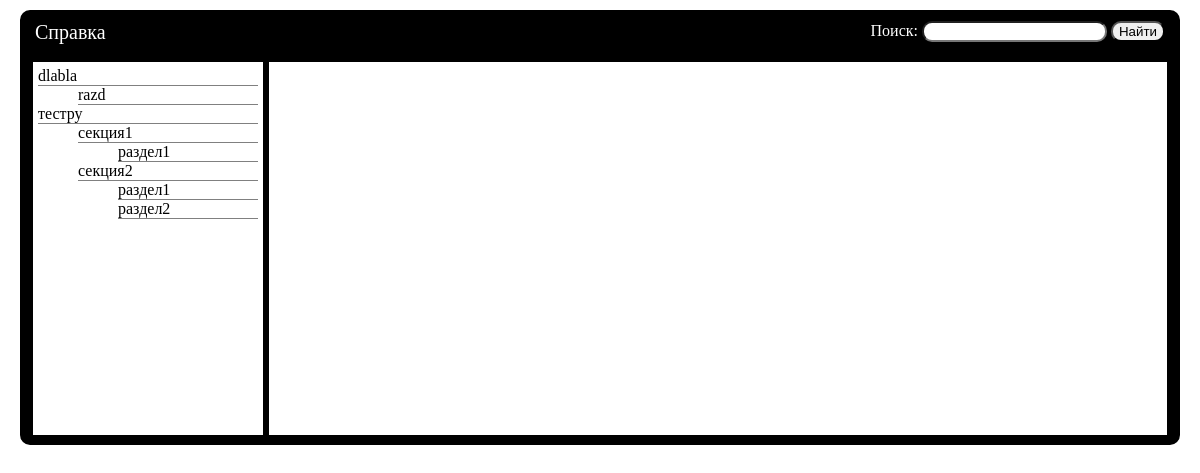
Before: / with the older database file.
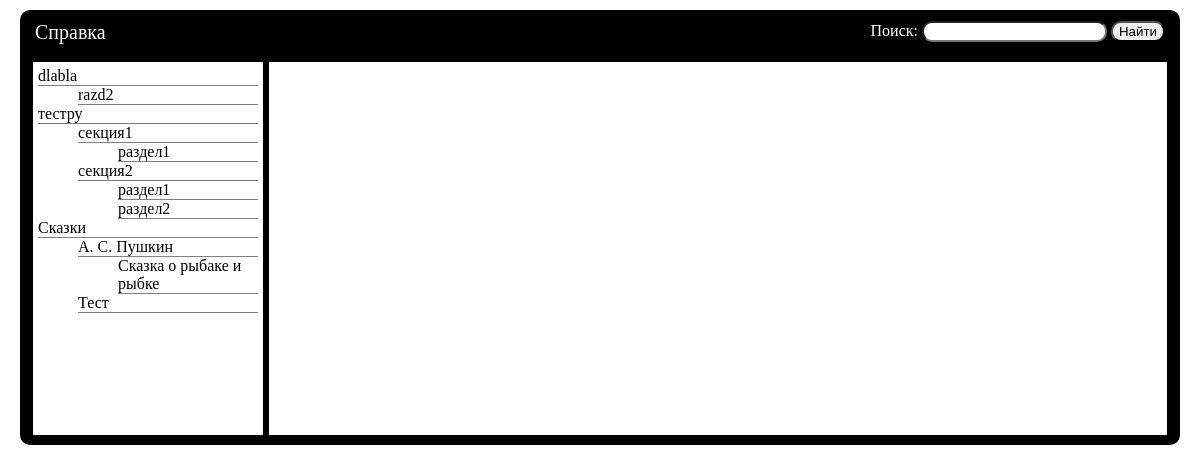
After: the same page with the newer database file.
### tables this page shows
CREATE TABLE `ref_system_data` (
  `id` int(11) NOT NULL,
  `type` varchar(64) NOT NULL,
  `parent_id` int(11) DEFAULT NULL,
  `caption` varchar(150) NOT NULL,
  `content` text
);

### classes/ReferenceSystem.php (called while the page is built, shortened)
<?php
include_once 'RSArticle.php';
include_once 'ReferenceSchemeItem.php';
class ReferenceSystem
{
    public static $HierarchyItems = ['Chapter','Section','Subsection'];
    public static function GetItemChildren($path)
    {
        $mysqli = new \mysqli(DB_HOST, DB_LOGIN, DB_PASSWORD, DB_DATABASE);
        $id = self::PathToId($path);
        $sql = "SELECT id,type,caption FROM ref_system_data WHERE parent_id = $id";
        if(!$result = $mysqli->query($sql))
            return "Ошибка: " . $mysqli->error . "\n";
        $children = array();
        for ($i = 0; !($result->num_rows === 0) and $arr = $result->fetch_assoc(); $i++)
        {
            $children[$i] = new RSArticle($arr['id'],$arr['caption'], null, $arr['type']);
        }
        return $children;
    }
    public static function GetReferenceScheme($scheme)
    {
        if(count($scheme) === 0)
        {
            $mysqli = new \mysqli(DB_HOST, DB_LOGIN, DB_PASSWORD, DB_DATABASE);
            $type = self::$HierarchyItems[0];
            $sql = "SELECT id,type,caption FROM ref_system_data WHERE type = '$type'";
            if(!$result = $mysqli->query($sql))
                return "Ошибка: " . $mysqli->error . "\n";
            for ($i = 0; !($result->num_rows === 0) and $arr = $result->fetch_assoc(); $i++) {
                $scheme[$i] = new ReferenceSchemeItem(new RSArticle($arr['id'], $arr['caption'], null, $arr['type']),
                    array(), null, $arr['caption']);
            }
            for($i=0; $i<count($scheme); $i++)
                $scheme[$i]->FirstLevel = $scheme;
            return self::GetReferenceScheme($scheme);
        }
        else
        {
            for($i=0; $i<count($scheme); $i++)
            {
                $path = $scheme[$i]->Path;
                $children = self::GetItemChildren($path);
                for ($j = 0; $j<count($children); $j++)
                {
                    $scheme[$i]->Children[$j] = new ReferenceSchemeItem($children[$j],array(),$scheme[$i]->FirstLevel,
                                                                        $path . '/' . $children[$j]->Caption);
                    if(count($children)>0)
                        self::GetReferenceScheme($scheme[$i]->Children);
                }
            }
            return $scheme[0]->FirstLevel;
        }
    }
    private static function PathToId($path)
    {
        $mysqli = new \mysqli(DB_HOST, DB_LOGIN, DB_PASSWORD, DB_DATABASE);
        $path = $mysqli->real_escape_string($path);
        $path = explode('/',$path);
        $parent_id = -1;
        for($i = 0; $i<count($path); $i++)
        {
            $type = self::$HierarchyItems[$i];
            $sql = ($i > 0) ?
                "SELECT id FROM ref_system_data WHERE caption = '$path[$i]' AND type = '$type'  AND parent_id=$parent_id"
                :
                "SELECT id FROM ref_system_data WHERE caption = '$path[$i]' AND type = '$type'";
            if (!$result = $mysqli->query($sql))
                return "Ошибка: " . $mysqli->error . "\n";
            $parent_id = $result->fetch_assoc()['id'];
        }
        return $parent_id;
    }
}

### classes/ReferenceSchemeItem.php (called while the page is built, shortened)
<?php
include_once 'ReferenceSystem.php';
class ReferenceSchemeItem
{
    public function __construct($article, $children, $firstLevel, $path)
    {
        $this->Article = $article;
        $this->FirstLevel = $firstLevel;
        $this->Path = $path;
    }
}

### classes/RSArticle.php (called while the page is built, shortened)
<?php
class RSArticle
{
    public function __construct($id, $caption, $content, $type)
    {
        $this->Id = $id;
        $this->Caption = $caption;
    }
}

### index.php (the view, shortened to what this page needs)
<?php
    include_once "classes/ReferenceSystem.php";
?>
<!DOCTYPE HTML>
<html>
<head>
</head>
<body>
    <div id="Search">
        <div id="helpHeader">
            Справка
        </div>
        <form>
            <span style="color: white">Поиск: </span>
            <input type="text" name="searchText" id="searchText">
            <input type="submit" value="Найти" id="searchButton">
        </form>
    </div>
    <div id="RefContainer">
        <div id="TableOfContentsContainer">
            <ul id="TableOfContents">
                <?php
                $sch = ReferenceSystem\ReferenceSystem::GetReferenceScheme(array());
                for($i = 0; $i<count($sch); $i++)
                    PrintVertex($sch[$i]);
                ?>
            </ul>
        </div>
        <div id="Content">
        </div>
    </div>
</body>
</html>
<?php
function PrintVertex($Vertex)
{
    $query = '';
    if(isset($_GET['searchText']) AND trim($_GET['searchText']) != '')
    {
        $search = trim($_GET['searchText']);
        $articles = ReferenceSystem\ReferenceSystem::SearchReference($search);
        $flag = false;
        if(count($articles) > 0)
        {
            for($i = 0; $i<count($articles) and !$flag; $i++)
                $flag = $articles[$i]->Id == $Vertex->Article->Id;
        }
        if($flag)
            echo '<li><a href="?page_id=' . $Vertex->Article->Id . $query . '">' . $Vertex->Article->Caption . '</a>' . "</li>\r\n";
        else
            echo '<li><a style="color: gray;" href="?page_id=' . $Vertex->Article->Id . $query . '">' .
                $Vertex->Article->Caption . '</a>' . "</li>\r\n";
    }
    else
        if(isset($_GET['page_id']) and $_GET['page_id'] == $Vertex->Article->Id)
            echo '<li><a style="text-decoration: underline" href="?page_id=' . $Vertex->Article->Id . $query . '">' . $Vertex->Article->Caption . '</a>' . "</li>\r\n";
        else
            echo '<li><a href="?page_id=' . $Vertex->Article->Id . $query . '">' . $Vertex->Article->Caption . '</a>' . "</li>\r\n";
    for($i = 0; $i<count($Vertex->Children); $i++)
    {
        echo "<ul>\r\n";
        echo "</ul>\r\n";
    }
}
?>

### index.php (style rules this page uses)
html, body { height: 97%; margin: 0; padding: 5px; }
#RefContainer { overflow: hidden; display: flex; justify-content: space-between; border: 10px solid black; height: 50%; margin-left: 10px; margin-right: 10px; border-radius: 0px 0px 10px 10px; }
#TableOfContentsContainer { overflow: auto; border: 3px solid black; width: 20%; height: 100%; padding-left: 5px; padding-right: 5px; }
#Content { overflow: auto; border: 3px solid black; width:80%; height: 100%; padding: 0px 8px 0px 8px; }
#Search { border-radius: 10px 10px 0px 0px; display: flex; justify-content: space-between; border: 3px solid black; margin-left: 10px; margin-right: 10px; padding: 8px 12px 2px 12px; background-color: black; text-align: right; vertical-align: center; }
#TableOfContents { list-style-type: none; margin: 5px 0px 5px 0px; padding: 0px; }
#TableOfContents li { border-bottom: 1px solid gray; }
#TableOfContents ul { list-style-type: none; }
#searchText { border-radius: 10px; }
#searchButton { border-radius: 10px; }
a { color: black; text-decoration: none; }
#helpHeader { color: white; font-size: 20px; }

Changed rows visible on the page:
removed ref_system_data: caption "razd", shown under "dlabla"
added ref_system_data: caption "razd2", shown under "dlabla"
added ref_system_data: caption "Сказки"
added ref_system_data: caption "А. С. Пушкин", shown under "Сказки"
added ref_system_data: caption "Сказка о рыбаке и рыбке", shown under "А. С. Пушкин"
added ref_system_data: caption "Тест", shown under "Сказки"
